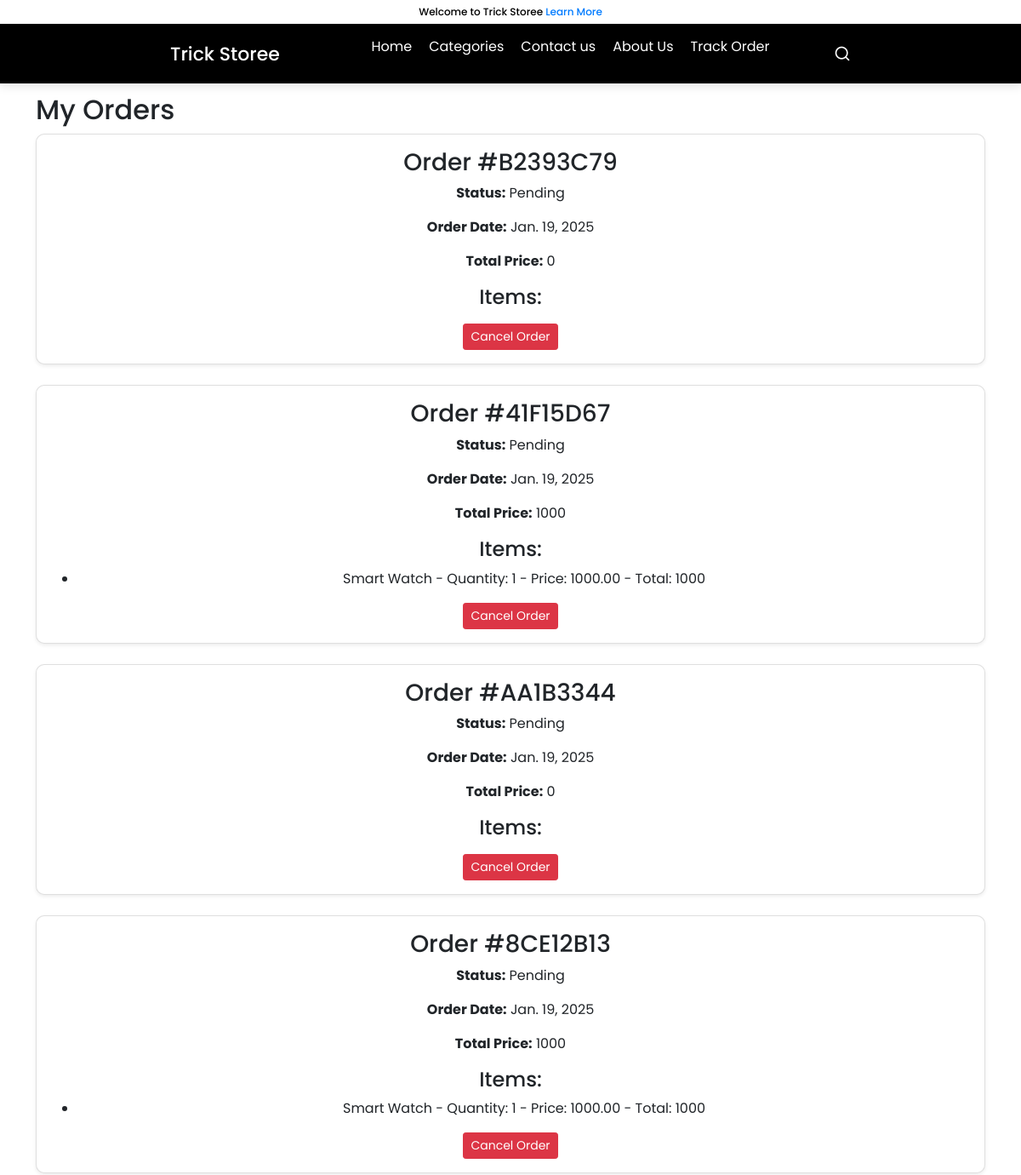
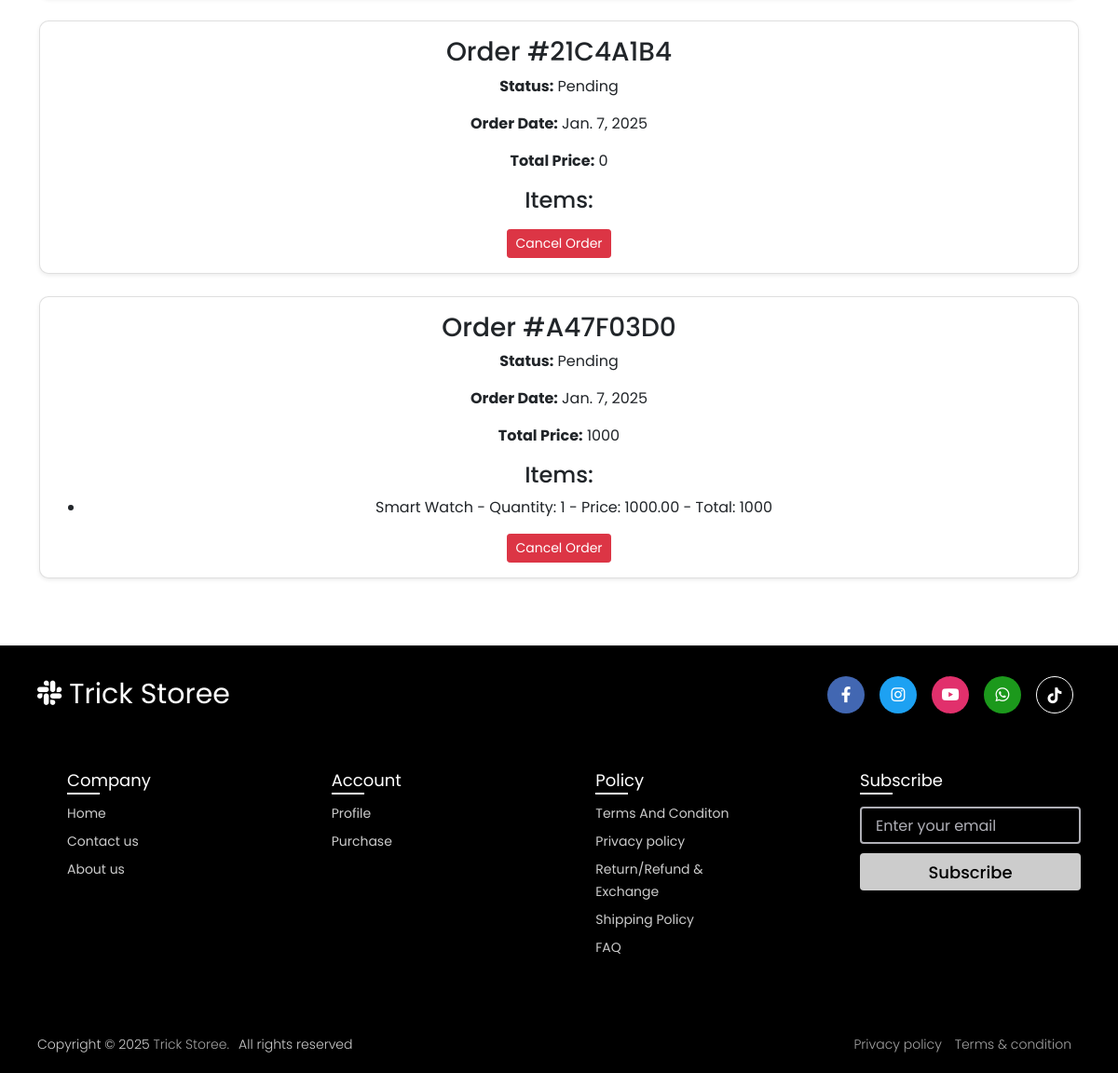
The page /my-order/ (signed in) on the database its author committed (2 pictures, top to bottom).
### ecom/models.py (models this page shows, shortened)
class Order(models.Model):
    STATUS_CHOICES = (
        ('Pending', 'Pending'),
        ('Order Confirmed', 'Order Confirmed'),
        ('Out for Delivery', 'Out for Delivery'),
        ('Delivered', 'Delivered'),
        ('Cancelled', 'Cancelled'),
    )
    PAYMENT_STATUS_CHOICES = (
        ('Pending', 'Pending'),
        ('Completed', 'Completed'),
    )
    order_number = models.CharField(max_length=100, unique=True, editable=False)
    customer = models.ForeignKey(Customer, on_delete=models.CASCADE)
    status = models.CharField(max_length=50, choices=STATUS_CHOICES, default='Pending')
    payment_status = models.CharField(max_length=50, choices=PAYMENT_STATUS_CHOICES, default='Pending')
    order_date = models.DateField(auto_now_add=True, null=True)
    email = models.CharField(max_length=50, null=True)
    address = models.CharField(max_length=500, null=True)
    mobile = models.CharField(max_length=20, null=True)
    first_name = models.CharField(max_length=100, null=True)
    last_name = models.CharField(max_length=100, null=True)
    address_line_1 = models.CharField(max_length=500, null=True)
    address_line_2 = models.CharField(max_length=500, null=True, blank=True)
    city = models.CharField(max_length=100, null=True)
    state = models.CharField(max_length=100, null=True)
    zip_code = models.CharField(max_length=20, null=True)
    country = models.CharField(max_length=100, null=True)
    notes = models.TextField(null=True, blank=True)
    total = models.DecimalField(max_digits=10, decimal_places=2, null=True)
    payment_method = models.CharField(max_length=50, null=True)
    delivery_fee = models.DecimalField(max_digits=6, decimal_places=2, default=0.00)
    def can_cancel(self):
        return self.status not in ['Out for Delivery', 'Delivered', 'Cancelled']

class OrderItem(models.Model):
    order = models.ForeignKey(Order, related_name='items', on_delete=models.CASCADE)
    product = models.ForeignKey(Product, on_delete=models.CASCADE)
    quantity = models.PositiveIntegerField()
    price = models.DecimalField(max_digits=10, decimal_places=2)
    @property
    def total_price(self):
        return self.product.price * self.quantity

class Product(models.Model):
    name = models.CharField(max_length=500)
    product_image = models.ImageField(upload_to='product_image/', null=True, blank=True, default="-")
    additional_image1 = models.ImageField(upload_to='product_image/other/', null=True, blank=True)
    additional_image2 = models.ImageField(upload_to='product_image/other/', null=True, blank=True)
    additional_image3 = models.ImageField(upload_to='product_image/other/', null=True, blank=True)
    additional_image4 = models.ImageField(upload_to='product_image/other/', null=True, blank=True)
    price = models.PositiveIntegerField()
    discount = models.PositiveIntegerField(null=True, blank=True, help_text="Discount Price")
    description = RichTextField()
    short_description = RichTextField(null=True, blank=True)
    stock = models.PositiveIntegerField(default=0)
    category = models.ForeignKey(Category, on_delete=models.CASCADE, related_name='products', default=1)
    sub_category = models.ForeignKey(Sub_category, on_delete=models.CASCADE, related_name='products', default=1)
    is_digital = models.BooleanField(default=False)
    featured = models.BooleanField(default=False)
    popular = models.BooleanField(default=False)
    colors = models.ManyToManyField(Color, blank=True, related_name='products')  # Added color options
    free_delivery = models.BooleanField(default=False)
    priority = models.IntegerField(default=1000)
    popular_priority = models.IntegerField(default=1000)
    feautered_priority = models.IntegerField(default=1000)
    exclusive = models.BooleanField(default=False, help_text="Select this product to display exclusively")

### ecom/views.py (the view, shortened to what this page needs)
# urls.py: path('my-order/', views.my_order_view, name='my_order_view'),
@login_required(login_url='customerlogin')
@user_passes_test(is_customer)
def my_order_view(request):
    customer = Customer.objects.get(user_id=request.user.id)
    orders = Order.objects.filter(customer=customer).order_by('-order_date')  # Order by most recent first
    order_data = []
    for order in orders:
        items = order.items.all()  # Fetch related OrderItems
        order_data.append({
            'order': order,
            'items': items,
            'total_price': sum(item.total_price for item in items)  # Calculate total price for display
        })
    return render(request, 'ecom/my_order.html', {'order_data': order_data})

### ecom/context_processors.py (called while the page is built)
def categories_context(request):
    categories = Category.objects.prefetch_related('sub_category').all()
    return {'categories': categories}

### ecom/views.py (called while the page is built)
def is_customer(user):
    return user.groups.filter(name='CUSTOMER').exists()

### templates/ecom/my_order.html (shortened to what this page needs)
{% load static %}
<!doctype html>
<html lang="en">
  <head>
    <link href="https://cdn.jsdelivr.net/npm/bootstrap@5.0.2/dist/css/bootstrap.min.css" rel="stylesheet">
  </head>
  <body>
    {% include "ecom/customer_navbar.html" %}
    <div class="container py-5">
        <header class="mb-4">
          <h2 class="text-center">My Orders</h2>
        </header>
        <h2>My Orders</h2>
        {% for data in order_data %}
        <div class="order">
            <div class="card shadow-sm mb-4">
                <div class="card-body text-center">
                    <h3>Order #{{ data.order.order_number }}</h3>
                    <p><strong>Status:</strong> {{ data.order.status }}</p>
                    <p><strong>Order Date:</strong> {{ data.order.order_date }}</p>
                    <p><strong>Total Price:</strong> {{ data.total_price }}</p>
                    <h4>Items:</h4>
                    <ul>
                        {% for item in data.items %}
                        <li>
                            {{ item.product.name }} - Quantity: {{ item.quantity }} - Price: {{ item.price }} -
                            Total: {{ item.total_price }}
                        </li>
                        {% endfor %}
                    </ul>
                    {% if data.order.can_cancel %}
                    <form method="POST" action="{% url 'my_order_view' %}">
                        <button type="submit" class="btn btn-danger btn-sm">Cancel Order</button>
                    </form>
                    {% endif %}
                </div>
            </div>
        </div>
        {% empty %}
        <p>You have no orders.</p>
        {% endfor %}
      </div>
  </body>
</html>
{% include "ecom/footer.html" %}

### templates/ecom/my_order.html (style rules this page uses)
.card { border-radius: 10px; }

### templates/ecom/customer_navbar.html (style rules this page uses)
* { box-sizing: border-box; font-family: "Poppins", sans-serif; }

### templates/ecom/footer.html (style rules this page uses)
ul li { text-decoration: none; }

### rows shown on the page
Order: order.order_number "B2393C79", order.status "Pending", order.order_date "Jan. 19, 2025", total_price "0"
Order: order.order_number "41F15D67", order.status "Pending", order.order_date "Jan. 19, 2025", total_price "1000"
OrderItem: product.name "Smart Watch", quantity "1", price "1000.00", total_price "1000"
Order: order.order_number "AA1B3344", order.status "Pending", order.order_date "Jan. 19, 2025", total_price "0"
Order: order.order_number "8CE12B13", order.status "Pending", order.order_date "Jan. 19, 2025", total_price "1000"
OrderItem: product.name "Smart Watch", quantity "1", price "1000.00", total_price "1000"
Order: order.order_number "21C4A1B4", order.status "Pending", order.order_date "Jan. 7, 2025", total_price "0"
Order: order.order_number "A47F03D0", order.status "Pending", order.order_date "Jan. 7, 2025", total_price "1000"
OrderItem: product.name "Smart Watch", quantity "1", price "1000.00", total_price "1000"
